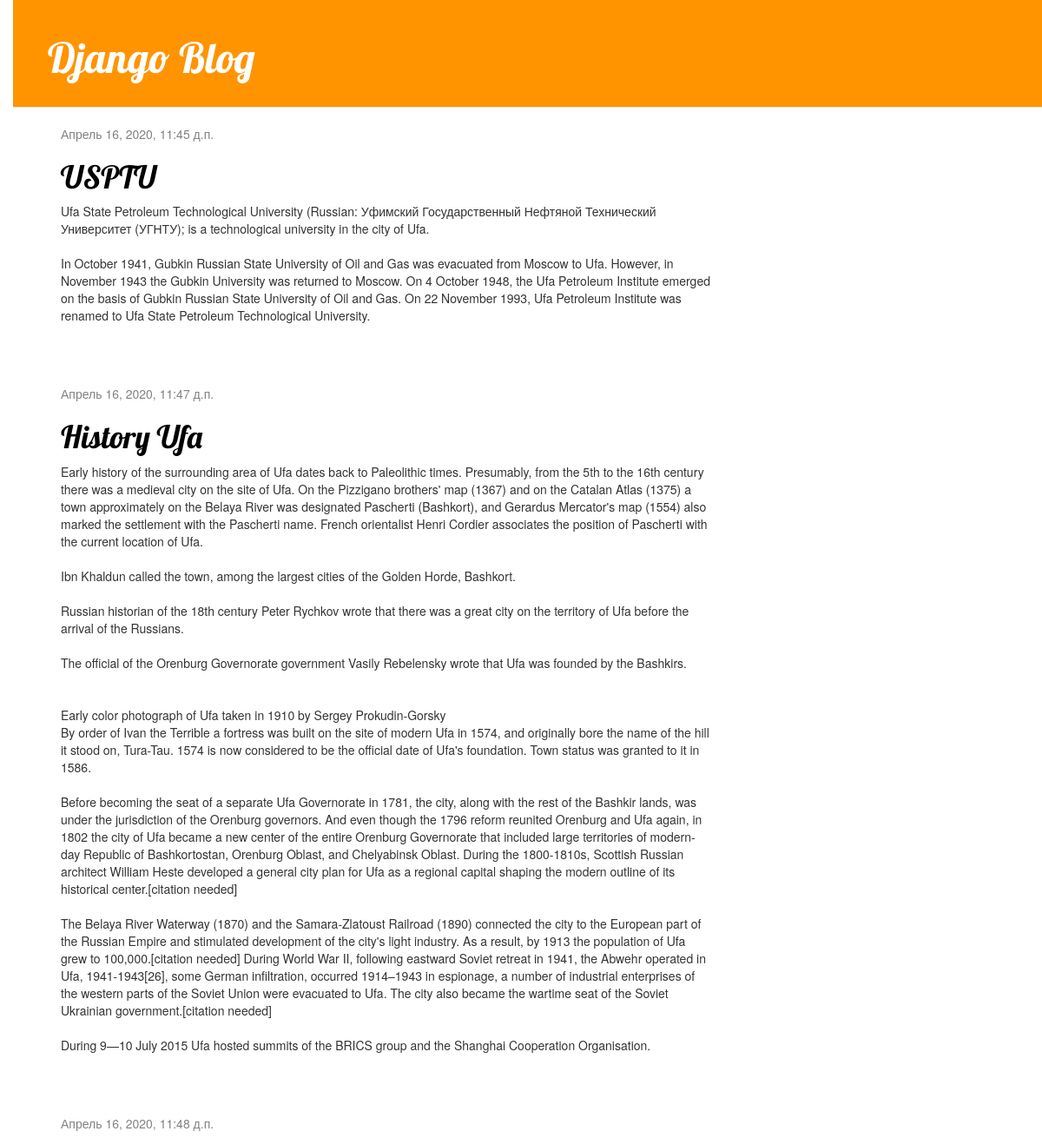
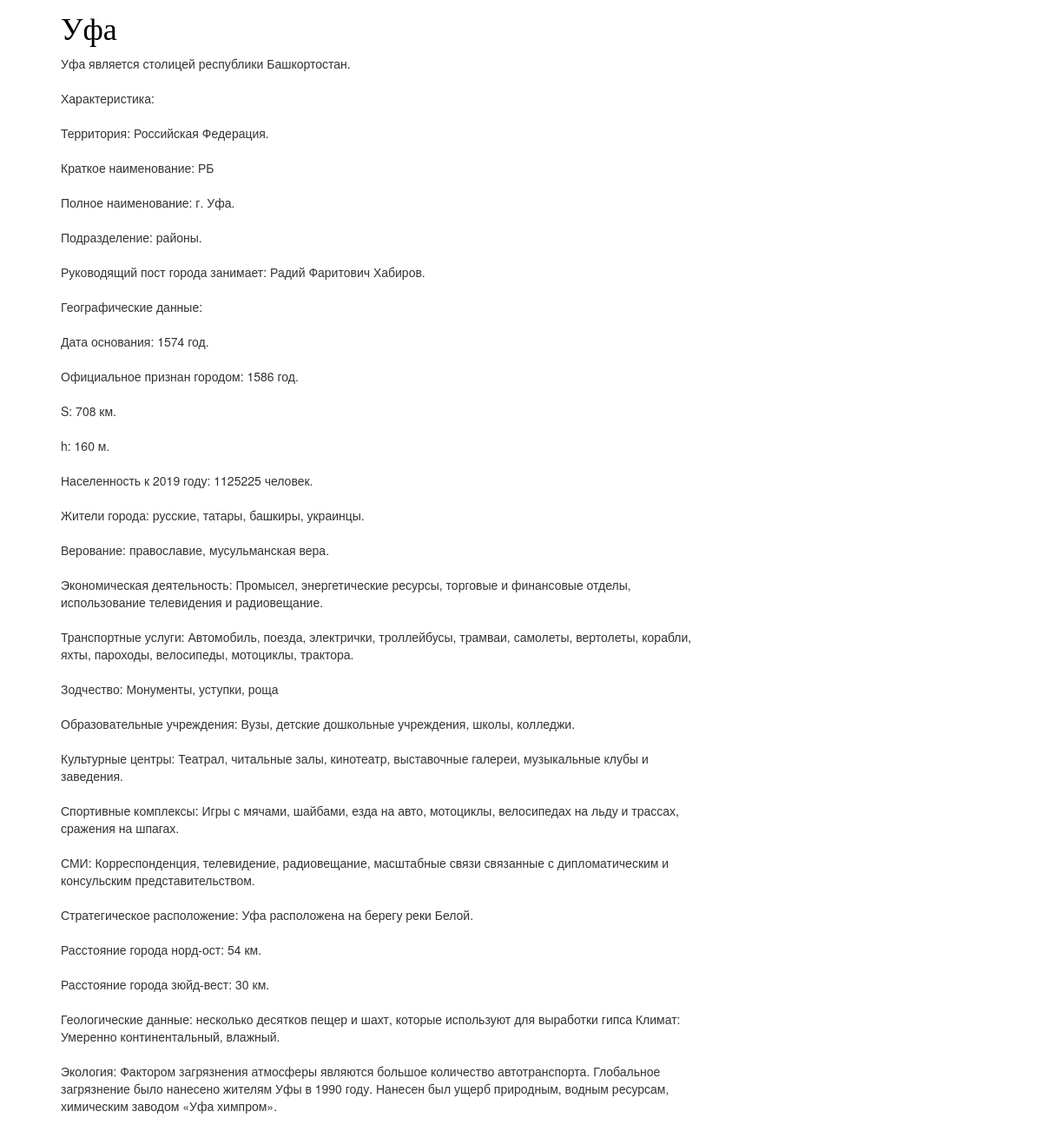
The page / on the database its author committed (2 pictures, top to bottom).
### blog/models.py (models this page shows, shortened)
class Post(models.Model):
    author = models.ForeignKey(settings.AUTH_USER_MODEL, on_delete=models.CASCADE)
    title = models.CharField(max_length=200)
    text = models.TextField()
    created_date = models.DateTimeField(default=timezone.now)
    published_date = models.DateTimeField(blank=True, null=True)

### blog/views.py (the view)
# urls.py: path('', views.post_list, name='post_list'),
def post_list(request):
    posts = Post.objects.filter(published_date__lte=timezone.now()).order_by('published_date')
    return render(request, 'blog/post_list.html', {'posts': posts})

### blog/templates/blog/post_list.html
{% extends 'blog/base.html' %}
{% block content %}
    {% for post in posts %}
        <div class="post">
            <div class="date">
                {{ post.published_date }}
            </div>
            <h1><a href="{% url 'post_detail' pk=post.pk %}">{{ post.title }}</a></h1>
            <p>{{ post.text|linebreaksbr }}</p>
        </div>
    {% endfor %}
{% endblock %}

### blog/static/css/blog.css (style rules this page uses)
h1 a { color: #FCA205; }
body { padding-left: 15px; }
h1 a { color: #FCA205; font-family: 'Lobster'; }
h1, h2, h3, h4 { font-family: 'Lobster', cursive; }
.date { color: #828282; }
.post { margin-bottom: 70px; }
.post h1 a, .post h1 a:visited { color: #000000; }

### rows shown on the page
Post: published_date "Апрель 16, 2020, 11:45 д.п.", title "USPTU", text "Ufa State Petroleum Technological University (Russian: Уфимский Государственный Нефтяной Технический Университет (УГНТУ); is a technological university in the city of Ufa. In October 1941, Gubkin Russian State University of Oil and Gas was evacuated from Moscow to Ufa. However, in November 1943 the Gubkin University was returned to Moscow. On 4 October 1948, the Ufa Petroleum Institute emerged on the basis of Gubkin Russian State University of Oil and Gas. On 22 November 1993, Ufa Petroleum Institute was renamed to Ufa State Petroleum Technological University."
Post: published_date "Апрель 16, 2020, 11:47 д.п.", title "History Ufa", text "Early history of the surrounding area of Ufa dates back to Paleolithic times. Presumably, from the 5th to the 16th century there was a medieval city on the site of Ufa. On the Pizzigano brothers' map (1367) and on the Catalan Atlas (1375) a town approximately on the Belaya River was designated Pascherti (Bashkort), and Gerardus Mercator's map (1554) also marked the settlement with the Pascherti name. French orientalist Henri Cordier associates the position of Pascherti with the current location of Ufa. Ibn Khaldun called the town, among the largest cities of the Golden Horde, Bashkort. Russian historian of the 18th century Peter Rychkov wrote that there was a great city on the territory of…"
Post: published_date "Апрель 16, 2020, 11:48 д.п.", title "Уфа", text "Уфа является столицей республики Башкортостан. Характеристика: Территория: Российская Федерация. Краткое наименование: РБ Полное наименование: г. Уфа. Подразделение: районы. Руководящий пост города занимает: Радий Фаритович Хабиров. Географические данные: Дата основания: 1574 год. Официальное признан городом: 1586 год. S: 708 км. h: 160 м. Населенность к 2019 году: 1125225 человек. Жители города: русские, татары, башкиры, украинцы. Верование: православие, мусульманская вера. Экономическая деятельность: Промысел, энергетические ресурсы, торговые и финансовые отделы, использование телевидения и радиовещание. Транспортные услуги: Автомобиль, поезда, электрички, троллейбусы, трамваи, самолеты,…"
